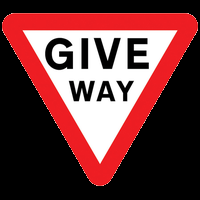
#> input picture images/9.png, 200 x 200 px, found by its file name
$ python threeDrotation.py
#> lines starting #> are read from the running program, lines starting #| are printed output that depends on the picture
from scipy.stats import truncnorm
import numpy as np
import matplotlib.pyplot as plt
import cv2
import math

def rotateImage(src, alpha, beta, gamma, dx, dy, dz, f):
    """
    rotateImage rotates any input image by a given angle in the x, y and z planes
    :param src: the input image
    :param alpha: rotation around the x axis
    :param beta: rotation around the y axis
    :param gamma: rotation around the z axis (2d rotation)
    :param dx: translation around the axis
    :param dy: translation around the y axis
    :param dz: translation around the z axis (distance to image)
    :param f: focal distance (distance between camera and image)
    referenced from http://jepsonsblog.blogspot.com/2012/11/rotation-in-3d-using-opencvs.html
    """

    #convert to radians and start on x axis?
    alpha = math.radians(alpha)
    beta = math.radians(beta)
    gamma = math.radians(gamma)


    # get width and height for ease of use in matrices
    h, w = src.shape[:2]

    # Projection 2D -> 3D matrix
    A1 = np.array(
        [[1, 0, -w/2],
         [0, 1, -h/2],
         [0, 0, 1   ],
         [0, 0, 1   ]])


    # Rotation matrices around the X, Y, Z axis

    xa1 = math.cos(alpha)
    xa2 = math.sin(alpha)

    RX = np.array(
        [[1, 0,   0,    0],
         [0, xa1, -xa2, 0],
         [0, xa2, xa1,  0],
         [0, 0,   0,    1]])


    ya1 = math.cos(beta)
    ya2 = math.sin(beta)

    RY = np.array(
        [[ya1, 0, -ya2, 0],
         [0,   1, 0,    0],
         [ya2, 0, ya1,  0],
         [0,   0, 0,    1]])


    za1 = math.cos(gamma)
    za2 = math.sin(gamma)

    RZ = np.array(
        [[za1, -za2, 0, 0],
         [za2, za1,  0, 0],
         [0,   0,    1, 0],
         [0,   0,    0, 1]])


    # Composed rotation matrix with (RX, RY, RZ)
    R = np.dot(np.dot(RX, RY), RZ)

    #Translation Matrix
    T = np.array(
        [[1, 0, 0, dx],
         [0, 1, 0, dy],
         [0, 0, 1, dz],
         [0, 0, 0, 1 ]])

    # 3D -> 2D matrix
    A2 = np.array(
        [[f, 0, w/2, 0],
         [0, f, h/2, 0],
         [0, 0, 1,   0]])

    #Final tranformation matrix
    trans = np.dot(A2, np.dot(T, np.dot(R, A1)))

    # Apply matrix transformation
    dest = cv2.warpPerspective(src, M=trans, dsize=(w,h), flags=cv2.INTER_LANCZOS4)
    return dest

def get_truncated_normal(mean=0, sd=1, low=0, upp=10):
    return truncnorm(
        (low - mean) / sd, (upp - mean) / sd, loc=mean, scale=sd)


if __name__ == "__main__":
    # rotateImage(img, img, 0, 45, 0, 0, 0, 200, 200)
    # rotateImage(img, img, -25, 125, 40, 0, 0, 200, 200)
    img = cv2.imread('./images/9.png', cv2.IMREAD_UNCHANGED)
#> img is the input picture: shape (200, 200, 4); mean B, G, R, A 60.9, 59.8, 107.7, 125.9
    angle = np.zeros(3)
    X = get_truncated_normal(mean=0, sd=30, low=-70, upp=70)
    angle[0:2] = X.rvs(2)
    Y = get_truncated_normal(mean=0, sd=90, low=-180, upp=180)
    angle[2] = Y.rvs(1)

    # angle[0], angle[1], angle[2] = 10, 10, 10

    pad = 50
    img = cv2.copyMakeBorder(img, pad, pad, pad, pad, cv2.BORDER_CONSTANT)
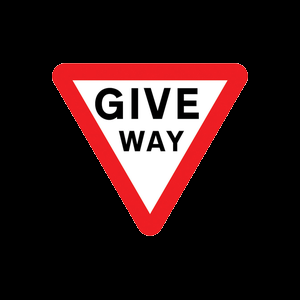
#> img: shape (300, 300, 4); mean B, G, R, A 27.1, 26.6, 47.9, 56
    dest = rotateImage(img, angle[0], angle[1], angle[2], 0, 0, 200, 200)
#> in rotateImage, `alpha = math.radians(alpha)`: alpha = 0.063
#> in rotateImage, `beta = math.radians(beta)`: beta = 0.291
#> in rotateImage, `gamma = math.radians(gamma)`: gamma = 0.39
#> in rotateImage, `xa1 = math.cos(alpha)`: xa1 = 0.998
#> in rotateImage, `xa2 = math.sin(alpha)`: xa2 = 0.0629
#> in rotateImage, `RX = np.array( [[1, 0,   0,    0], [0, xa1, -xa2, 0], [0, xa2, xa1,  0..`: RX = [[1, 0, 0, 0], [0, 0.998, -0.0629, 0], [0, 0.0629, 0.998, 0], [0, 0, 0, 1]]
#> in rotateImage, `ya1 = math.cos(beta)`: ya1 = 0.958
#> in rotateImage, `ya2 = math.sin(beta)`: ya2 = 0.287
#> in rotateImage, `RY = np.array( [[ya1, 0, -ya2, 0], [0,   1, 0,    0], [ya2, 0, ya1,  0..`: RY = [[0.958, 0, -0.287, 0], [0, 1, 0, 0], [0.287, 0, 0.958, 0], [0, 0, 0, 1]]
#> in rotateImage, `za1 = math.cos(gamma)`: za1 = 0.925
#> in rotateImage, `za2 = math.sin(gamma)`: za2 = 0.38
#> in rotateImage, `RZ = np.array( [[za1, -za2, 0, 0], [za2, za1,  0, 0], [0,   0,    1, 0..`: RZ = [[0.925, -0.38, 0, 0], [0.38, 0.925, 0, 0], [0, 0, 1, 0], [0, 0, 0, 1]]
#> in rotateImage, `R = np.dot(np.dot(RX, RY), RZ)`: R = [[0.886, -0.364, -0.287, 0], [0.363, 0.93, -0.0603, 0], [0.289, -0.0508, 0.956, 0], [0, 0, 0, 1]]
#> in rotateImage, `trans = np.dot(A2, np.dot(T, np.dot(R, A1)))`: trans = [[220.5, -80.49, 9081.1], [115.9, 178.4, -14010.3], [0.289, -0.0508, 165.2]]
#> in rotateImage, `dest = cv2.warpPerspective(src, M=trans, dsize=(w,h), flags=cv2.INTER_..`:
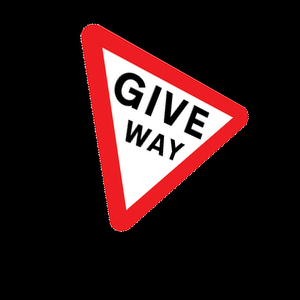
#> dest: shape (300, 300, 4); mean B, G, R, A 25.7, 25.2, 45.8, 53.3
    cv2.imwrite("./images/9_3drotate.png", dest)
    # cv2.imshow("Original Image", img)
    # cv2.imshow("Rotated Image", dest)
    cv2.waitKey(0)

$ run again, with images/0.png copied over images/9.png
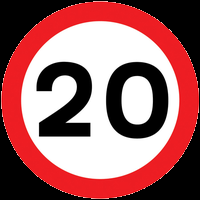
#> input picture images/0.png, 200 x 200 px, found by its file name
#> img is the input picture: shape (200, 200, 4); mean B, G, R, A 103, 101.6, 158.6, 196.2
#> `img = cv2.copyMakeBorder(img, pad, pad, pad, pad, cv2.BORDER_CONSTANT)`:
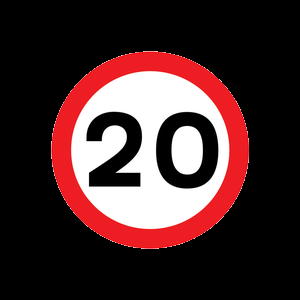
#> img: shape (300, 300, 4); mean B, G, R, A 45.8, 45.1, 70.5, 87.2
#> alpha = 0.063
#> beta = 0.291
#> gamma = 0.39
#> xa1 = 0.998
#> xa2 = 0.0629
#> RX = [[1, 0, 0, 0], [0, 0.998, -0.0629, 0], [0, 0.0629, 0.998, 0], [0, 0, 0, 1]]
#> ya1 = 0.958
#> ya2 = 0.287
#> RY = [[0.958, 0, -0.287, 0], [0, 1, 0, 0], [0.287, 0, 0.958, 0], [0, 0, 0, 1]]
#> za1 = 0.925
#> za2 = 0.38
#> RZ = [[0.925, -0.38, 0, 0], [0.38, 0.925, 0, 0], [0, 0, 1, 0], [0, 0, 0, 1]]
#> R = [[0.886, -0.364, -0.287, 0], [0.363, 0.93, -0.0603, 0], [0.289, -0.0508, 0.956, 0], [0, 0, 0, 1]]
#> trans = [[220.5, -80.49, 9081.1], [115.9, 178.4, -14010.3], [0.289, -0.0508, 165.2]]
#> in rotateImage, `dest = cv2.warpPerspective(src, M=trans, dsize=(w,h), flags=cv2.INTER_..`:
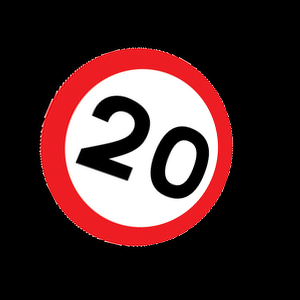
#> dest: shape (300, 300, 4); mean B, G, R, A 44.7, 44.1, 69.4, 85.4

$ run again, with images/00014.png copied over images/9.png
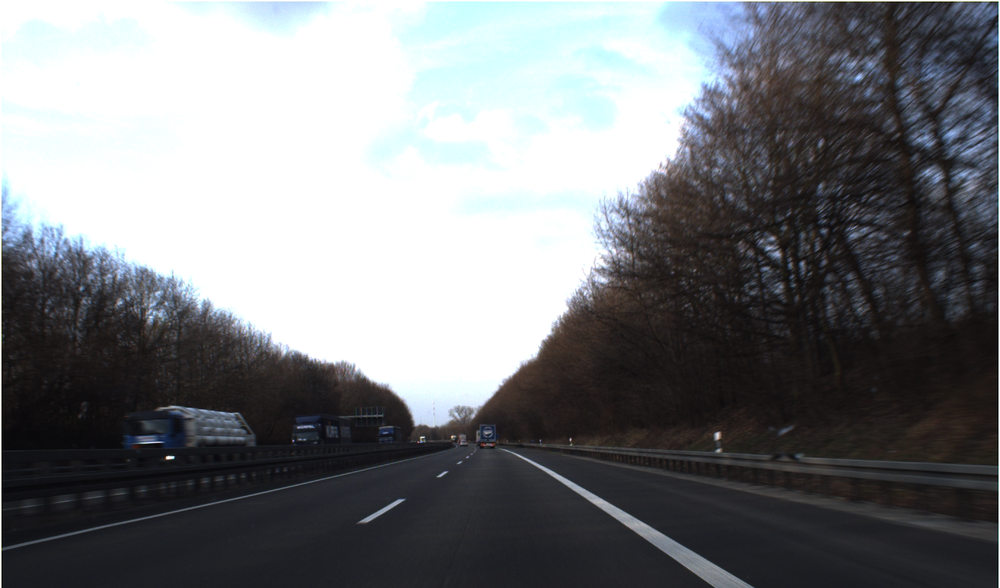
#> input picture images/00014.png, 1000 x 588 px, shrunk from 1360 x 800 before the run, found by its file name
#> img is the input picture: shape (588, 1000, 4); mean B, G, R, A 123.7, 120.8, 118.7, 255
#> `img = cv2.copyMakeBorder(img, pad, pad, pad, pad, cv2.BORDER_CONSTANT)`:
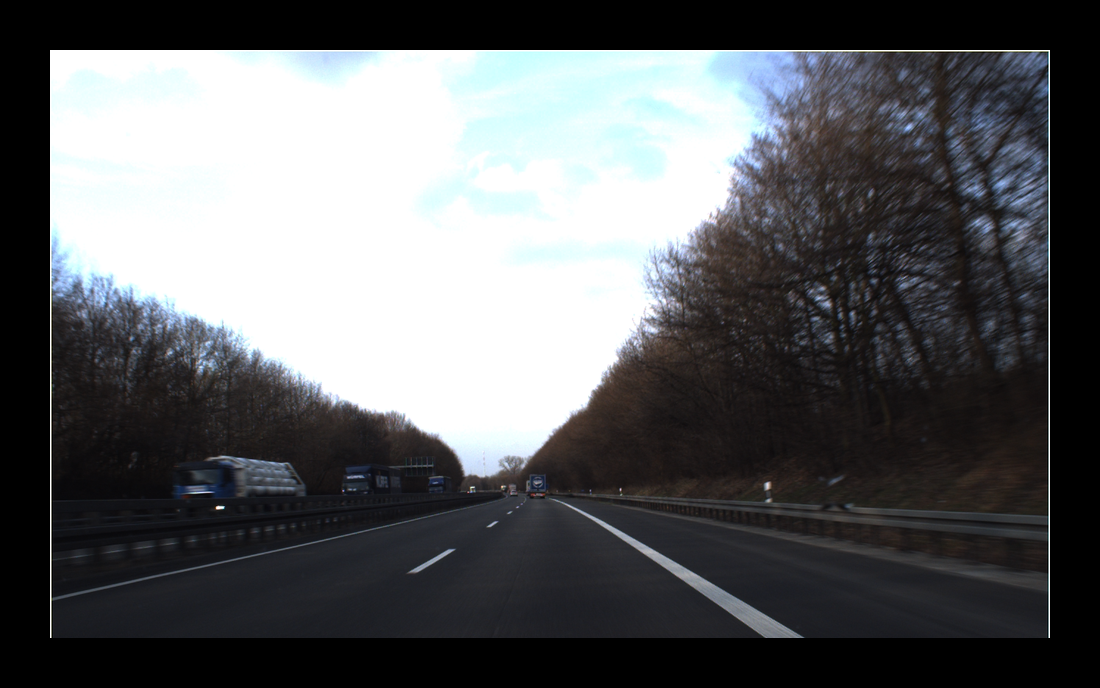
#> img: shape (688, 1100, 4); mean B, G, R, A 96.1, 93.9, 92.2, 198.1
#> alpha = 0.063
#> beta = 0.291
#> gamma = 0.39
#> xa1 = 0.998
#> xa2 = 0.0629
#> RX = [[1, 0, 0, 0], [0, 0.998, -0.0629, 0], [0, 0.0629, 0.998, 0], [0, 0, 0, 1]]
#> ya1 = 0.958
#> ya2 = 0.287
#> RY = [[0.958, 0, -0.287, 0], [0, 1, 0, 0], [0.287, 0, 0.958, 0], [0, 0, 0, 1]]
#> za1 = 0.925
#> za2 = 0.38
#> RZ = [[0.925, -0.38, 0, 0], [0.38, 0.925, 0, 0], [0, 0, 1, 0], [0, 0, 0, 1]]
#> R = [[0.886, -0.364, -0.287, 0], [0.363, 0.93, -0.0603, 0], [0.289, -0.0508, 0.956, 0], [0, 0, 0, 1]]
#> trans = [[336.1, -100.8, -39709], [172, 168.5, -83435.4], [0.289, -0.0508, 59.51]]
#> in rotateImage, `dest = cv2.warpPerspective(src, M=trans, dsize=(w,h), flags=cv2.INTER_..`:
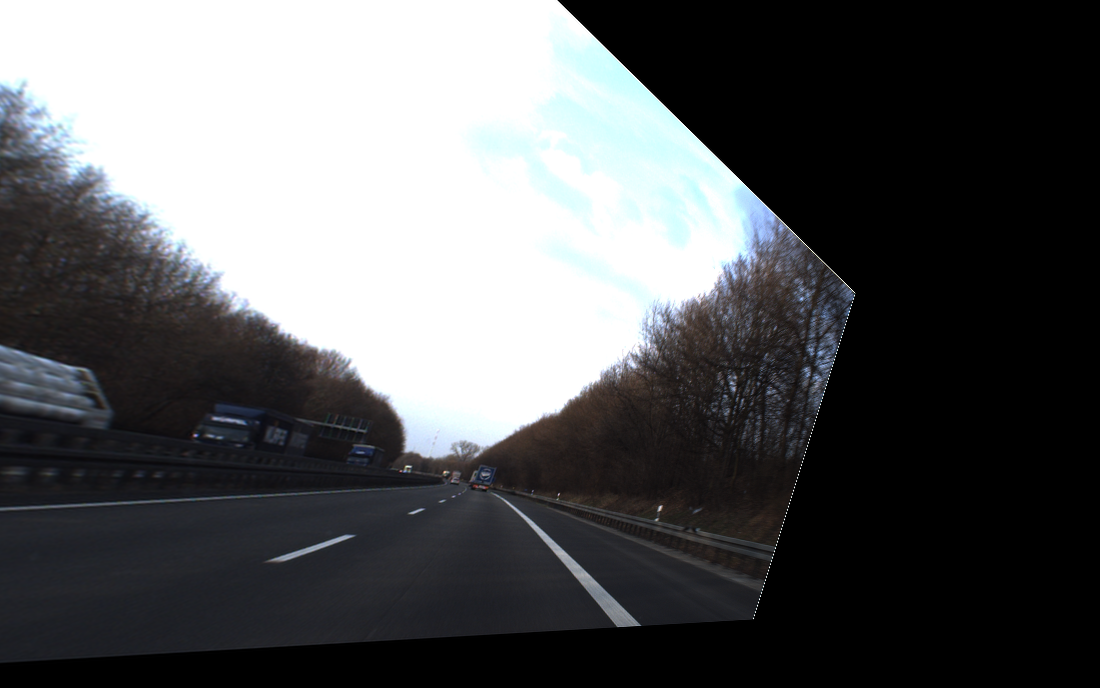
#> dest: shape (688, 1100, 4); mean B, G, R, A 90.9, 89.2, 88.1, 163.8
